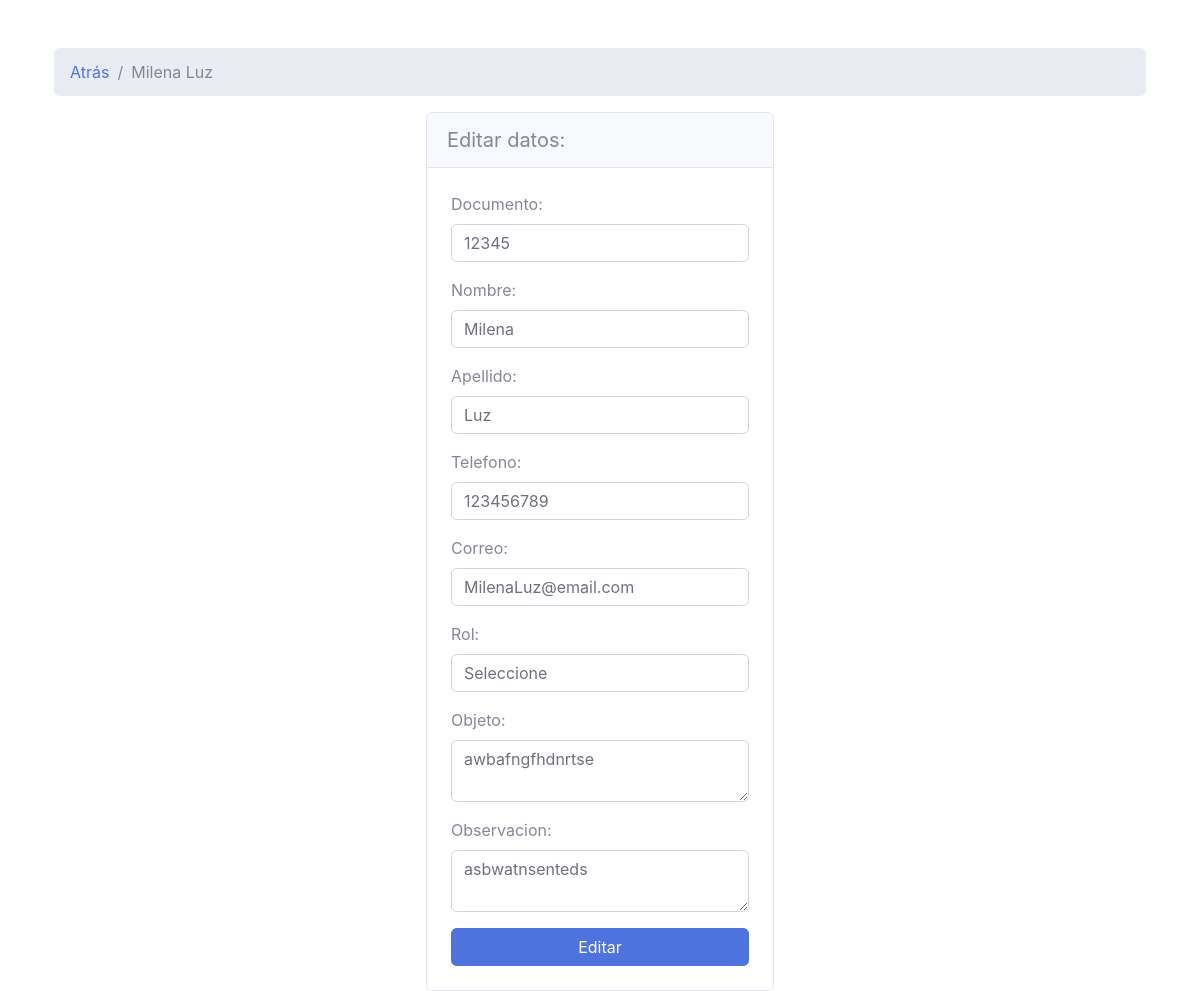
Screenshot of /crud/editar.php?persona=58 with the database file from the repository.
### tables this page shows
CREATE TABLE `detalles` (
  `id_detalles` int(11) NOT NULL,
  `id_persona` int(11) NOT NULL,
  `objeto` varchar(100) NOT NULL,
  `observacion` varchar(100) NOT NULL,
  `entrada` timestamp NULL DEFAULT NULL,
  `salida` timestamp NULL DEFAULT NULL
);

CREATE TABLE `personas` (
  `id_persona` int(11) NOT NULL,
  `tipo_documento` int(11) NOT NULL,
  `documento` varchar(50) NOT NULL,
  `nombre` varchar(50) NOT NULL,
  `apellido` varchar(50) NOT NULL,
  `pass` varchar(100) NOT NULL,
  `telefono` varchar(50) NOT NULL,
  `correo` varchar(100) NOT NULL,
  `rol` int(11) NOT NULL
);

### crud/editar.php (the view, shortened to what this page needs)
<?php
    include ('../includes/conexion.php');
?>
<!DOCTYPE html>
<html lang="es">
<head>
    <link rel="stylesheet" href="../css/bootstrap.min.css">
    <link rel="stylesheet" href="../css/bootstrap.min.css">
    <link rel="stylesheet" href="https://cdn.jsdelivr.net/npm/bootstrap-icons@1.5.0/font/bootstrap-icons.css">
    <link href="../css/sb-admin-2.min.css" rel="stylesheet">
    <link href="../vendor/datatables/dataTables.bootstrap4.min.css" rel="stylesheet">
</head>
<body>
<?php
$id = $_GET['persona'];
$paginaAnterior = $_SERVER["HTTP_REFERER"];
$consulta = "SELECT *, personas.id_persona AS codigo FROM personas
            LEFT JOIN detalles ON personas.id_persona = detalles.id_persona
            WHERE personas.id_persona = $id;
";
    ?>
    <?php
        $query = mysqli_query($conexion, $consulta);
        $num_registros = mysqli_num_rows($query);
        if ($num_registros>0) {?>
                        <?php
                        $cont = 0; while ($registros = mysqli_fetch_array($query)){ $cont++;
                        $documento = $registros['documento'];
                        $nombre = $registros['nombre'];
                        $apellido = $registros['apellido'];
                        $telefono = $registros['telefono'];
                        $correo = $registros['correo'];
                        $objeto = $registros['objeto'];
                        $observacion = $registros['observacion'];
                        }
                    }else{
                            echo "<h3 class='text-center'>No Se Encuentran Registros</h3>";
                    }
    ?>
    <div class="container mt-5">
        <nav aria-label="breadcrumb">
            <ol class="breadcrumb">
                <li class="breadcrumb-item"><a href="<?php echo $paginaAnterior;?> ">Atr&aacute;s</a></li>
                <li class="breadcrumb-item active" aria-current="page"><?php echo $nombre." ".$apellido; ?> </li>
            </ol>
        </nav>
        <div class="row justify-content-center">
            <div class="col-md-4">
                <div class="card">
                    <div class="card-header offcanvas-header">
                        <h5 class="offcanvas-title" id="offcanvasLabel">Editar datos:</h5>
                    </div>
                    <form class="p-4" method="POST" action="editarProceso.php">
                        <div class="mb-3">
                            <label class="form-label">Documento: </label>
                            <input type="text" class="form-control" name="documento" required
                            value="<?php echo $documento; ?>">
                        </div>
                        <div class="mb-3">
                            <label class="form-label">Nombre: </label>
                            <input type="text" class="form-control" name="nombre" required
                            value="<?php echo $nombre; ?>">
                        </div>
                        <div class="mb-3">
                            <label class="form-label">Apellido: </label>
                            <input type="text" class="form-control" name="apellido" required
                            value="<?php echo $apellido; ?>">
                        </div>
                        <div class="mb-3">
                            <label class="form-label">Telefono: </label>
                            <input type="number" class="form-control" name="telefono" required
                            value="<?php echo $telefono; ?>">
                        </div>
                        <div class="mb-3">
                            <label class="form-label">Correo: </label>
                            <input type="text" class="form-control" name="correo" required
                            value="<?php echo $correo; ?>">
                        </div>
                        <div class="mb-3">
                            <label for="">Rol:</label>
                                <select class="form-control" name="rol" id="rol" required>
                                    <option value="">Seleccione</option>
                                </select>
                        </div>
                        <div class="mb-3">
                            <label class="form-label">Objeto: </label>
                            <textarea type="text" class="form-control" name="objeto" required><?php echo $objeto; ?></textarea>
                        </div>
                        <div class="mb-3">
                            <label class="form-label">Observacion: </label>
                            <textarea type="text" class="form-control" name="observacion" required><?php echo $observacion; ?></textarea>
                        </div>
                        <div class="d-grid">
                            <input type="submit" class="btn btn-primary" value="Editar">
                        </div>
                    </form>
                </div>
            </div>
        </div>
    </div>
</body>
</html>

### rows the page displays
detalles: id_persona.nombre "Milena", id_persona.apellido "Luz", documento "12345", nombre "Milena", apellido "Luz", telefono "123456789", correo "MilenaLuz@email.com", objeto "awbafngfhdnrtse", observacion "asbwatnsenteds"
